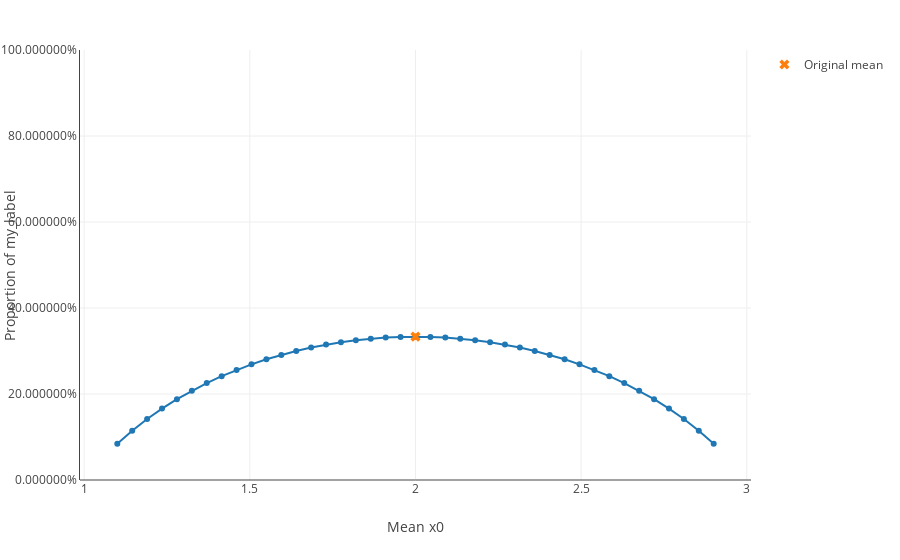

This figure's notebook cell:
### Code cell
explainer.plot_bias(X["x0"], pd.Series([0, 1, 0], name="my_y"), inline=True)

### Figure 1 — Plotly figure (JSON) as saved in the notebook; plotly's stock layout.template omitted (floating-point values rounded to 4 significant figures)
{"data": [{"hoverinfo": "x+y", "mode": "lines+markers", "showlegend": false, "type": "scatter", "uid": "caabec3d-d7f9-4dc0-bd1b-1c996c9597fe", "x": [1.1, 1.145, 1.19, 1.235, 1.28, 1.325, 1.37, 1.415, 1.46, 1.505, 1.55, 1.595, 1.64, 1.685, 1.73, 1.775, 1.82, 1.865, 1.91, 1.955, 2, 2.045, 2.09, 2.135, 2.18, 2.225, 2.27, 2.315, 2.36, 2.405, 2.45, 2.495, 2.54, 2.585, 2.63, 2.675, 2.72, 2.765, 2.81, 2.855, 2.9], "y": [0.08433, 0.1147, 0.1418, 0.166, 0.1879, 0.2076, 0.2254, 0.2414, 0.2559, 0.269, 0.2806, 0.291, 0.3001, 0.308, 0.3149, 0.3206, 0.3252, 0.3288, 0.3313, 0.3328, 0.3333, 0.3328, 0.3313, 0.3288, 0.3252, 0.3206, 0.3149, 0.308, 0.3001, 0.291, 0.2806, 0.269, 0.2559, 0.2414, 0.2254, 0.2076, 0.1879, 0.166, 0.1418, 0.1147, 0.08433]}, {"hoverinfo": "skip", "marker": {"size": 9, "symbol": "x"}, "mode": "markers", "name": "Original mean", "type": "scatter", "uid": "1cc2e0e0-766d-4397-b3a1-d3c256dfb48f", "x": [2], "y": [0.3333]}], "layout": {"margin": {"r": 50, "t": 50}, "xaxis": {"title": {"text": "Mean x0"}, "zeroline": false}, "yaxis": {"range": [0, 1], "showline": true, "tickformat": "%", "title": {"text": "Proportion of my_label"}}}}
